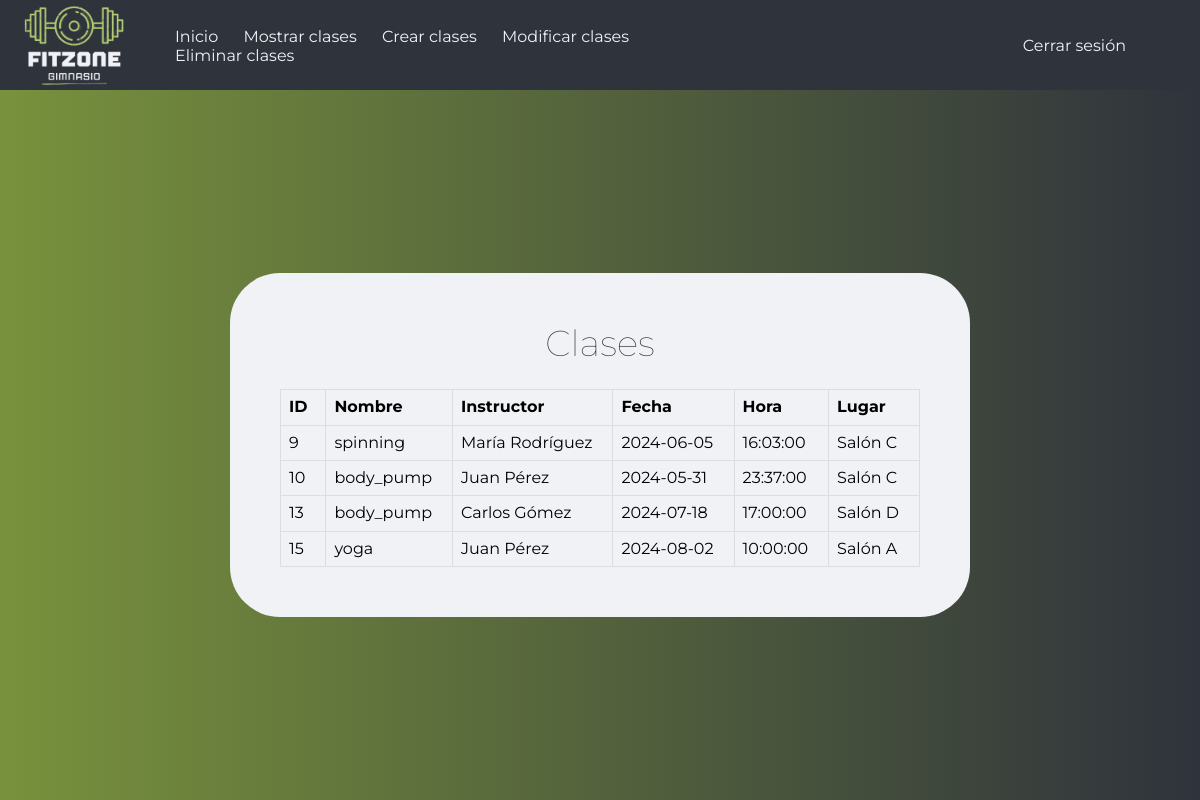
/mostrar-clases (signed in), run on the app's committed database.
### tables this page shows
CREATE TABLE `clases` (
  `id` int NOT NULL AUTO_INCREMENT,
  `nombre` varchar(45) DEFAULT NULL,
  `instructor` varchar(45) DEFAULT NULL,
  `fecha` date DEFAULT NULL,
  `hora` time DEFAULT NULL,
  `lugar` varchar(45) DEFAULT NULL,
  PRIMARY KEY (`id`)
);

### controllers/ClaseController.php (called while the page is built, shortened)
<?php
class ClaseController{
    public static function mostrarClases(Router $router){
        $clases = Clase::all();
        $router->render('clase/mostrar-clases', [
            'clases' => $clases
        ]);
    }
}

### public/index.php (called while the page is built, shortened)
<?php
$router = new Router();
$router->get('/',[PrincipalController::class, 'principal']);
$router->get('/login',[LoginController::class, 'login']);
$router->post('/login',[LoginController::class, 'login']);
$router->get('/logout',[PrincipalController::class, 'principal']);
$router->post('/logout',[PrincipalController::class, 'principal']);
$router->get('/olvide',[LoginController::class, 'olvide']);
$router->post('/olvide',[LoginController::class, 'olvide']);
$router->get('/recuperar',[LoginController::class, 'recuperar']);
$router->post('/recuperar',[LoginController::class, 'recuperar']);
$router->get('/crear-cuenta',[LoginController::class, 'crearCuenta']);
$router->post('/crear-cuenta',[LoginController::class, 'crearCuenta']);
$router->get('/inicio-admin',[InicioAdminController::class, 'inicioAdmin']);
$router->get('/inicio-user',[InicioUserController::class, 'inicioUser']);
$router->get('/modificar-usuario',[LoginController::class, 'modificarUsuario']);
$router->post('/modificar-usuario',[LoginController::class, 'modificarUsuario']);
$router->get('/mostrar-clases',[ClaseController::class, 'mostrarClases']);
$router->get('/mostrar-clases-u',[ClaseController::class, 'mostrarClasesU']);
$router->get('/crear-clase',[ClaseController::class, 'crearClase']);
$router->post('/crear-clase',[ClaseController::class, 'crearClase']);
$router->get('/eliminar-clase',[ClaseController::class, 'eliminarClase']);
$router->post('/eliminar-clase',[ClaseController::class, 'eliminarClase']);
$router->get('/modificar-clase',[ClaseController::class, 'modificarClase']);
$router->post('/modificar-clase',[ClaseController::class, 'modificarClase']);
$router->get('/inscribir-clase',[ClaseController::class, 'inscribirClase']);
$router->post('/inscribir-clase',[ClaseController::class, 'inscribirClase']);
$router->get('/cancelar-clase',[ClaseController::class, 'cancelarClase']);
$router->post('/cancelar-clase',[ClaseController::class, 'cancelarClase']);
$router->get('/crear-plan',[PlanController::class, 'crearPlan']);
$router->post('/crear-plan',[PlanController::class, 'crearPlan']);
$router->get('/modificar-plan',[PlanController::class, 'modificarPlan']);
$router->post('/modificar-plan',[PlanController::class, 'modificarPlan']);
$router->get('/eliminar-plan',[PlanController::class, 'eliminarPlan']);
$router->post('/eliminar-plan',[PlanController::class, 'eliminarPlan']);
$router->get('/mostrar-planes',[PlanController::class, 'mostrarPlanes']);
$router->get('/mostrar-planes-u',[PlanController::class, 'mostrarPlanesU']);
$router->get('/realizar-suscripcion',[SuscripcionController::class, 'realizarSuscripcion']);
$router->post('/realizar-suscripcion',[SuscripcionController::class, 'realizarSuscripcion']);
$router->get('/eliminar-suscripcion',[SuscripcionController::class, 'eliminarSuscripcion']);
$router->post('/eliminar-suscripcion',[SuscripcionController::class, 'eliminarSuscripcion']);
$router->comprobarRutas();

### models/ActiveRecord.php (called while the page is built, shortened)
<?php
class ActiveRecord {
    protected static $db;
    protected static $tabla = '';
    public static function setDB($database) {
        self::$db = $database;
    }
    public static function consultarSQL($query) {
        $resultado = self::$db->query($query);
        $array = [];
        while($registro = $resultado->fetch_assoc()) {
            $array[] = static::crearObjeto($registro);
        }
        return $array;
    }
    protected static function crearObjeto($registro) {
        $objeto = new static;
        foreach($registro as $key => $value ) {
            if(property_exists( $objeto, $key  )) {
                $objeto->$key = $value;
            }
        }
        return $objeto;
    }
    public static function all() {
        $query = "SELECT * FROM " . static::$tabla;
        $resultado = self::consultarSQL($query);
        return $resultado;
    }
}

### views/clase/mostrar-clases.php (the view)
<div class="mostrar-planes">
    <nav class="nav-main" id="nav-main">
        <div class="contenedor nav-menu">
            <img src="build/img/logo.png" class="nav-brand" />
            <div class="nav-ref">
				<a href="/inicio-admin">Inicio</a>
				<a href="/mostrar-clases">Mostrar clases</a>
                <a href="/crear-clase">Crear clases</a>
				<a href="/modificar-clase">Modificar clases</a>
				<a href="/eliminar-clase">Eliminar clases</a>
            </div>
            <div class="inicioSesion">
                <a href="/logout">Cerrar sesión</a>
            </div>
        </div>
    </nav>
    <div class="crearC">
		<div class="cuadroC">
			<h2>Clases</h2>
			<table>
				<thead>
					<tr>
						<th>ID</th>
						<th>Nombre</th>
						<th>Instructor</th>
						<th>Fecha</th>
                        <th>Hora</th>
                        <th>Lugar</th>
					</tr>
				</thead>
				<tbody>
					<?php foreach ($clases as $clase): ?>
					<tr>
						<td><?php echo $clase->id; ?></td>
						<td><?php echo $clase->nombre; ?></td>
						<td><?php echo $clase->instructor; ?></td>
						<td><?php echo $clase->fecha; ?></td>
                        <td><?php echo $clase->hora; ?></td>
                        <td><?php echo $clase->lugar; ?></td>
					</tr>
					<?php endforeach; ?>
				</tbody>
			</table>
		</div>
    </div>
</div>

### Router.php (shortened to what this page needs)
<?php
class Router
{
    public array $getRoutes = [];
    public array $postRoutes = [];
    public function get($url, $fn)
    {
        $this->getRoutes[$url] = $fn;
    }
    public function post($url, $fn)
    {
        $this->postRoutes[$url] = $fn;
    }
    public function comprobarRutas()
    {
        $currentUrl = strtok ($_SERVER['REQUEST_URI'], '?') ?? '/';
        $method = $_SERVER['REQUEST_METHOD'];
        if ($method === 'GET') {
            $fn = $this->getRoutes[$currentUrl] ?? null;
        } else {
            $fn = $this->postRoutes[$currentUrl] ?? null;
        }
        if ( $fn ) {
            call_user_func($fn, $this);
        } else {
            echo "Página No Encontrada o Ruta no válida";
        }
    }
    public function render($view, $datos = [])
    {
        include_once __DIR__ . "/views/$view.php";
        $contenido = ob_get_clean();
        include_once __DIR__ . '/views/layout.php';
    }
}

### views/layout.php (shortened to what this page needs)
<!DOCTYPE html>
<html lang="en">
<head>
    <link rel="stylesheet" href="build/css/app.css">
</head>
<body>
    <?php echo $contenido; ?>
</body>
</html>

### public/build/css/app.css (style rules this page uses)
html { line-height:1.15;-webkit-text-size-adjust:100% }
body { margin:0 }
a { background-color:transparent }
img { border-style:none }
html { font-size:62.5%;box-sizing:border-box }
*,:after,:before { box-sizing:inherit }
body { font-family:Montserrat,sans-serif;font-size:1.6rem;background-color:#2f333c }
.contenedor { width:96%;margin:0 auto }
a { text-decoration:none }
h1,h2,h3 { margin:0 0 5rem }
img { max-width:100%;display:block }
h1,h2,h3 { font-family:Montserrat,sans-serif;margin:0 0 2.5rem;font-weight:900;color:#f0f2f6;text-align:center }
h2 { font-size:3.6rem }
.nav-main { background-color:none;height:9rem }
.nav-main .nav-menu { display:flex;align-items:center }
.nav-main .nav-brand { margin-top:-.7rem;width:10rem }
.nav-main .inicioSesion,.nav-main .nav-ref { width:100% }
.nav-main .inicioSesion a,.nav-main .nav-ref a { color:#f0f2f6;margin:0;padding-left:2.1rem }
.nav-main .nav-ref { margin-left:3rem }
.nav-main .inicioSesion { margin-right:5rem;text-align:end }
.crearClase,.crearPlan,.crearSuscricion,.modificarClase,.modificarSuscripcion,.mostrar-planes { height:calc(100vh - 9rem) }
.crearClase h2,.crearPlan h2,.crearSuscricion h2,.modificarClase h2,.modificarSuscripcion h2,.mostrar-planes h2 { color:#2f333c;font-weight:100 }
.crearC { background:linear-gradient(270deg,rgba(47,51,60,.6),rgba(128,156,60,.9));display:flex;justify-content:center;align-items:center;height:100% }
.crearC .cuadroC { border-radius:5rem;background:#f0f2f6;height:auto;width:auto;padding:5rem }
table { border-collapse:collapse;width:100% }
td,th { border:1px solid #ddd;text-align:left;padding:8px }
td { padding-right:20px }

### data on the page
clases: id "9", nombre "spinning", instructor "María Rodríguez", fecha "2024-06-05", hora "16:03:00", lugar "Salón C"
clases: id "10", nombre "body_pump", instructor "Juan Pérez", fecha "2024-05-31", hora "23:37:00", lugar "Salón C"
clases: id "13", nombre "body_pump", instructor "Carlos Gómez", fecha "2024-07-18", hora "17:00:00", lugar "Salón D"
clases: id "15", nombre "yoga", instructor "Juan Pérez", fecha "2024-08-02", hora "10:00:00", lugar "Salón A"
